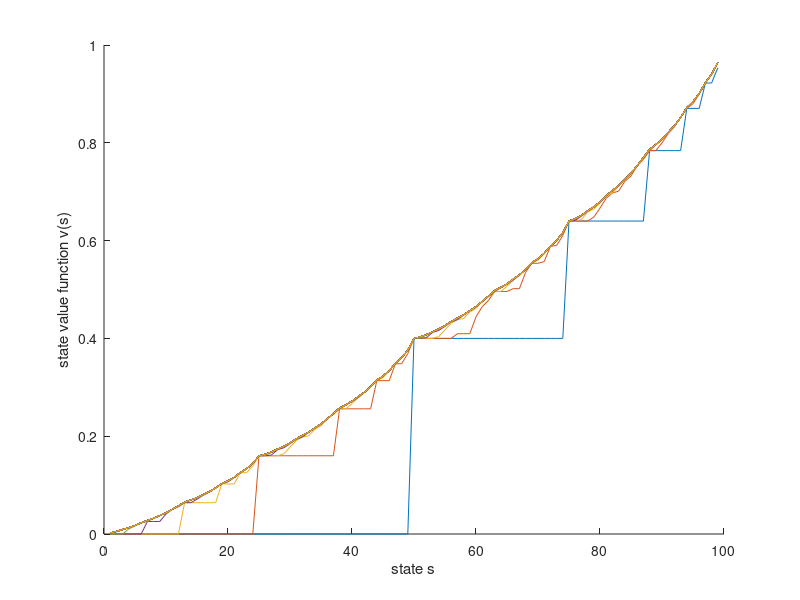

Reproduce this figure in MATLAB.
clear; clc; close all;
% You bet a sum of money on a coin flip according to a policy. Your goal is
% to eventually win a certain amount of money and learn a policy maximizing
% the probability of doing this. You flip a coin whose probability of
% landing heads is not necessarily 50% and you may only bet on heads.

goal = 100;
% starting_bank = 10;
probability_of_heads = 40 / 100;

V = zeros(goal - 1, 1);
A = (1 : 50)';
S = (1 : goal - 1)';

pssa = [probability_of_heads; 1 - probability_of_heads]; % p(s'|s,a)

figure; hold on

% value iteration
learner_is_converging = true;
count = 0;
while learner_is_converging
    for s = S'
        v = [0; V; 0]';
        A_s = A(1 : min(s, goal - s));
        
        r = zeros(length(A_s), 2);
        r(end, 1) = s + A_s(end) == goal;
        
        % v_k+1 = max_a(E[R_t+1 + y v_k(S_t+1)|S_t = s, A_t = a])
        %  = max_a(sum_r,s' p(s',r|s,a)(r + y v(s')))
        %  = max_a(sum_r,s' p(r|s',s,a)p(s'|s,a)(r + y v(s')))
        %  = max_a(sum_s' 1{s' == 100}p(s'|s,a)(r + y v(s')))
        
        s_next = [s + A_s, s - A_s];
        selection = (r + v(s_next + 1)) * pssa;
        V(s) = max((r + v(s_next + 1)) * pssa);
        
    end
    if count > 50
        learner_is_converging = false;
    end
    plot(S, V)
    count = count + 1;
end

hold off

xlabel('state s')
ylabel('state value function v(s)')

% figure; hold on
% policy = zeros(goal - 1, 1);
% for s = S'
%     v = [0; V; 0];
%     A_s = A(1 : min(s, goal - s));
%     r = zeros(length(A_s), 2);
%     r(end, 1) = s + A_s(end) == goal
%     
%     for a = A_s'
%         s_next = [s + a; s - a];
% %         [~, policy(s)] = max(
%     end
%      % what goes here? does the value iteration algorithm used earlier actually make sense? is there a better way?
% end

% bank = starting_bank;
% 
% while bank < 100 && bank > 0
%     % Use all available information to determine the amount to gamble.
%     % Bank will be reduced appropriately
%     [bank, stake] = ai_make_bet(bank, goal, probability_of_heads);
%     
%     % Return true if coin lands heads
%     heads = flip_coin(probability_of_heads);
%     
%     % Increase bank if you won
%     bank = bank + 2 * heads * stake;
% end
% 
% if bank >= 100
%     fprintf('You win\n')
%     reward = reward + 1;
% else
%     fprintf('You lose\n')
% end
